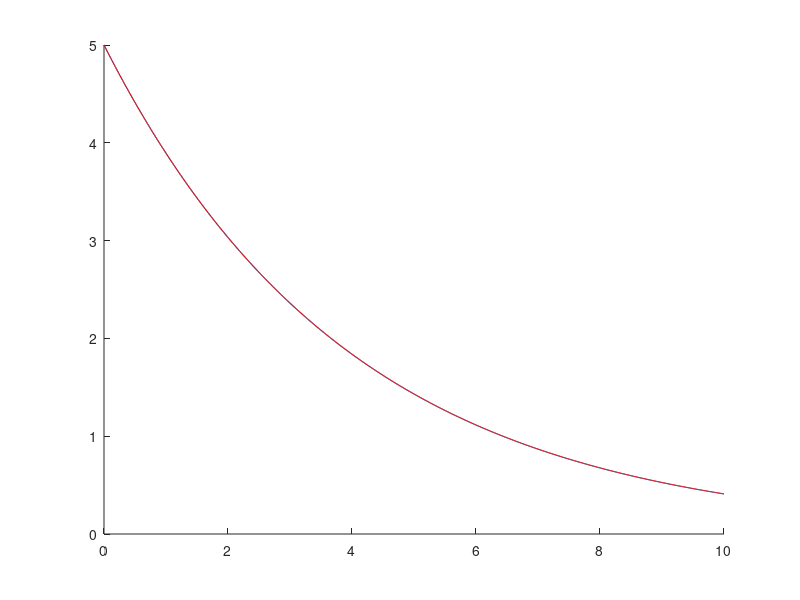

This figure's MATLAB source:
%%Q1 w/o recursion

k = 0.25;
h = 0.01;
x0 = 5;
t = 0;

store = zeros(1,1001);
store(1) = x0;
tf = length(store);

for i = 2:tf
    x1 = x0 -(h*k*x0);
    store(i) = x1;
    x0 = x1;
end

hold on
figure(1);
t_arr = [0:0.01:10];
plot(t_arr,store);

%%Q1 analytical
x2 = 5*exp(-0.25*t_arr);
plot(t_arr,x2, "r");

%mse:
error = 0; %initialise error var to add to 
for i = 1:tf
    diff = x2(i) - store(i);
    diff = diff.^2;
    error = error + diff;
end

mse = error/tf;
disp(mse); %mse 3.4228e-06


%%Q2

